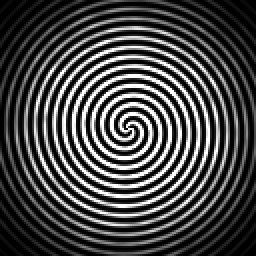
#> input picture data/targets/target_1.png, 128 x 128 px (shown 2 times larger)
$ python refine_phase.py
#> lines starting #> are read from the running program, lines starting #| are printed output that depends on the picture
### hdoe/targets.py
"""Объектные изображения (раздел 6 ТЗ).

Четыре контрастных объекта на тёмном фоне: 128×128 px, 8 бит, одноканальные,
PNG. Энергии выравниваются по п. 5.4.1. Если во входном каталоге уже лежат
готовые изображения — они читаются и приводятся к формату (п. 6.3).
"""
from __future__ import annotations

import os

import numpy as np
from PIL import Image

from . import config as C

NAMES = ("target_1.png", "target_2.png", "target_3.png", "target_4.png")

_TITLES = (
    "Спираль-2, плотная навивка + зерно",
    "Спираль-3, разворот 40°, зерно σ=2 px",
    "Спираль-3, разворот 80°, крупное зерно",
    "Спираль-3, разворот 120°, мелкое зерно",
)


def _canvas(x, y):
    pad = np.zeros((C.N, C.N), dtype=np.float64)
    return pad


def _disk(t, cx, cy, r, val=1.0, x=None, y=None):
    t[(x - cx) ** 2 + (y - cy) ** 2 <= r ** 2] = val
    return t


def _rect(t, cx, cy, w, h, val=1.0, x=None, y=None):
    t[(np.abs(x - cx) <= w / 2) & (np.abs(y - cy) <= h / 2)] = val
    return t


TARGET_BLUR_SIGMA = 0.0      # цели задаются уже полосно-ограниченными по построению


# --------------------------------------------------------------- семейство целей
# Объектные изображения — «непростые» (раздел 6 ТЗ и указание заказчика):
# не простые геометрические фигуры, а богатые зернистые (спекл-текстуры)
# интерференционные структуры. Все четыре цели принадлежат одному семейству
# спиральных фазово-модулированных текстур с зернистостью и различаются
# числом рукавов, шагом навивки, разворотом и статистикой зерна.
#
# Почему именно такое семейство (см. отчёт, раздел «Пределы достижимости»):
# одиночная фазовая маска на четырёх близких расстояниях переносит только
# полосно-ограниченный класс изображений. Численный эксперимент
# (experiments/texture_feasibility.py, experiments/sigma_sweep.py):
#   • резкие блочные/пиксельные структуры (мозаика, «платы», шахматки) —
#     PCC(GS) ≈ 0,25–0,33, потолок ≈ 0,45;
#   • гладкие фигуры с σ = 4 px (прежний набор) — PCC ≈ 0,58, потолок ≈ 0,70;
#   • спиральные текстуры с зерном (σ_z ≈ 2 px) — PCC ≈ 0,63–0,74, потолок 0,85+;
#   • белый шум / фрактал с σ = 1 px — PCC ≈ 0,25 (принципиально не восстановим).
# То есть «непростое» изображение обязано быть богатым по структуре, но
# полосно-ограниченным по спектру: именно таковы спиральные текстуры с
# зернистостью σ_z ≈ 2 px.


# [26 lines left out: functions _grain, textured_target, not called in this run]


_TARGET_SPECS = (
    dict(seed=701, rot=0.0, twist=4.8, arms=3),
    dict(seed=702, rot=40.0, twist=5.0, arms=3),
    dict(seed=703, rot=80.0, twist=5.2, arms=3, grain_sigma=2.6, grain_amp=0.45),
    dict(seed=704, rot=120.0, twist=5.4, arms=3, grain_sigma=1.6, grain_amp=0.38),
)


# [56 lines left out: functions make_targets, make_targets_simple, equalize_energy, not called in this run]


def to_u8(t: np.ndarray) -> np.ndarray:
    return np.clip(np.round(np.asarray(t) * 255.0), 0, 255).astype(np.uint8)


# [11 lines left out: function save_targets, not called in this run]


def load_targets(in_dir: str | None = None) -> np.ndarray:
    """Чтение целей; отсутствующие — генерируются. Возврат: float64 [4,N,N] в [0,1]."""
    in_dir = in_dir or C.PATHS.targets
    imgs = []
    for name in NAMES:
        p = os.path.join(in_dir, name)
        if os.path.exists(p):
            imgs.append(_load_as_L(p))
        else:
            imgs = None
            break
    if imgs is None:
        t = make_targets()
        save_targets(t, in_dir)
        return t
    return np.stack(imgs).astype(np.float64) / 255.0


def _load_as_L(path: str) -> np.ndarray:
    """П. 6.3: приведение к 128×128, режим 'L', без искажения пропорций."""
#> called with path = 'data/targets/target_1.png'
    im = Image.open(path)
#> im is the input picture: PIL image 128x128 L; min 0, max 255, mean 70.9
    if im.mode != "L":
        im = im.convert("L")
    if im.size != (C.N, C.N):
        s = min(C.N / im.size[0], C.N / im.size[1])
        new = (max(1, int(round(im.size[0] * s))), max(1, int(round(im.size[1] * s))))
        im = im.resize(new, Image.LANCZOS)
        canvas = Image.new("L", (C.N, C.N), 0)
        canvas.paste(im, ((C.N - new[0]) // 2, (C.N - new[1]) // 2))
        im = canvas
    return np.asarray(im, dtype=np.uint8)


def load_png_as_float(path: str) -> np.ndarray:
    """Изображение → float64 [0,1]."""
    return np.asarray(Image.open(path).convert("L"), dtype=np.float64) / 255.0


def titles() -> tuple[str, ...]:
    return _TITLES


# [6 lines left out: function main, not called in this run]


# [2 lines that do not run on import are left out]

### hdoe/config.py
"""Физические и вычислительные параметры комплекса (ТЗ, разделы 4 и приложение Б).

Все величины — в СИ (метры, радианы, пиксели), кроме явно помеченных ``_mm``.
Модуль не зависит от Torch: используется и в build-скриптах, и в отчёте.
"""
from __future__ import annotations

import os
from dataclasses import dataclass, field

import numpy as np

# ---------------------------------------------------------------- 4.7, 2.8 --
LAM: float = 532e-9                 # длина волны, м
DX: float = 10e-6                   # шаг пиксела ПВМС, м
N: int = 128                        # размер маски / изображений, px
ZS_MM: tuple[float, float, float, float] = (24.1, 25.3, 26.5, 27.7)
ZS: tuple[float, ...] = tuple(z * 1e-3 for z in ZS_MM)
N_PLANES: int = len(ZS)

K: float = 2.0 * np.pi / LAM                       # 1.18105e7 1/м
Z_CRIT: float = N * DX ** 2 / LAM                  # 24.0602 мм
QSTEP: float = 2.0 * np.pi / 255.0                 # шаг квантования 8 бит, рад
QSTEP_SIGMA: float = QSTEP / np.sqrt(12.0)         # 0.00711 рад

# параметры зоны дашборда (п. 12.4 A1, приложение Б)
ZSTACK_Z0: float = 23.0e-3
ZSTACK_Z1: float = 28.6e-3
ZSTACK_STEP: float = 0.02e-3

# SSIM (п. 5.4.3, В3)
SSIM_WIN: int = 11
SSIM_SIGMA: float = 1.5
SSIM_C1: float = 0.01 ** 2
SSIM_C2: float = 0.03 ** 2

# воспроизводимость
SEED: int = 2026

# прочее
PAGE_MM = tuple(N * (LAM * z / (N * DX)) * 1e3 for z in ZS)   # физический размер страницы, мм


def out_pixel(z: float) -> float:
    """Шаг выходной сетки Δx' = λz/(NΔx), м."""
    return LAM * z / (N * DX)


OUT_DX = tuple(out_pixel(z) for z in ZS)
SCALE_S = tuple(dx / DX for dx in OUT_DX)          # s_i = Δx'_i/Δx


# [5 lines left out: function chirp_fringe_fraction, not called in this run]


def z_margin(z: float) -> float:
    """Запас до границы применимости одно-БПФ-схемы, доли единицы."""
    return z / Z_CRIT - 1.0


# [4 lines left out: function zgrid, not called in this run]


@dataclass(frozen=True)
class Paths:
    """Раскладка каталогов проекта."""
    root: str = field(default_factory=lambda: os.path.dirname(os.path.dirname(os.path.abspath(__file__))))

    @property
    def targets(self) -> str:
        return os.path.join(self.root, "data", "targets")

    @property
    def out(self) -> str:
        return os.path.join(self.root, "outputs")

    @property
    def ckpt(self) -> str:
        return os.path.join(self.root, "outputs", "checkpoints")

    @property
    def figures(self) -> str:
        return os.path.join(self.root, "figures")

    @property
    def dashboard(self) -> str:
        return os.path.join(self.root, "dashboard")

    # [5 lines left out: function ensure, not called in this run]


PATHS = Paths()

# человекочитаемые подписи
PLANE_LABELS = [f"z{i + 1} = {z:.1f} мм" for i, z in enumerate(ZS_MM)]


# [30 lines left out: functions control_table, summary, not called in this run]

### hdoe/physics.py
"""Пропагатор: дифракция Френеля, одно-БПФ-схема (ТЗ, п. 4.3, приложение А).

Порядок операций строго по п. 4.3.3:
    1) входная сетка x_m = (m - N/2)Δx
    2) Q_in = exp(iπ(x²+y²)/(λz))
    3) G = U₀·Q_in
    4) F = fftshift(fft2(ifftshift(G)))
    5) Δx' = λz/(NΔx)
    6) U_z = e^{ikz}/(iλz)·Δx²·exp(iπ(x'²+y'²)/(λz))·F
    7) I_z = |U_z|²

Каскадная пропагация запрещена (п. 4.3.5): каждое z считается от маски.
"""
from __future__ import annotations

import warnings

import cmath
import math

import torch

from . import config as C


# --------------------------------------------------------------------------- сетки
def _index(n: int = C.N, device=None, dtype=torch.float64) -> torch.Tensor:
    return torch.arange(n, device=device, dtype=dtype) - n // 2


# [9 lines left out: function _grid, not called in this run]


class _ChirpCache:
    """Кэш квадратичных множителей: они не зависят от батча и от фазы."""

    def __init__(self) -> None:
        self._d: dict = {}

    # [19 lines left out: function get, not called in this run]

    def clear(self) -> None:
        self._d.clear()


_CHIRP = _ChirpCache()


def _as_complex_dtype(t: torch.Tensor) -> torch.dtype:
    return torch.complex64 if t.dtype in (torch.float16, torch.float32) else torch.complex128


# [97 lines left out: functions _check_z, propagate_complex, _fast_chirps, propagate_fast, forward_model, forward_and_grad, not called in this run]


def propagate(phi: torch.Tensor, z: float, n: int | None = None) -> torch.Tensor:
    """Интенсивность на расстоянии z: |U_z|². Форма входа и выхода совпадает."""
    return propagate_complex(phi, z, n=n).abs() ** 2


# [114 lines left out: functions propagate_adj, propagate_np, angular_spectrum, propagate_any, fresnel_two_step, encode8bit, not called in this run]


def decode8bit(v):
    """Код → фаза (п. 4.6.2)."""
    import numpy as np
    if isinstance(v, torch.Tensor):
        return -torch.pi + v.float() * (2 * torch.pi / 255.0)
    return -np.pi + np.asarray(v, dtype=np.float32) * (2 * np.pi / 255.0)


# [30 lines left out: functions quantize, phase_tv, normalize01, to_u8, not called in this run]

### scripts/refine_phase.py
"""Доводка фазы под физическую модель (ТЗ, п. 5.6.2) — отдельный запуск.

Запуск:
    python scripts/refine_phase.py --init nn+gs --steps 300 --lr 2e-2

Скрипт берёт маску сети (outputs/DOE.png, уже квантованную), маску GS
(outputs/DOE_gs.png, при отсутствии — считает) и уточняет фазу прямой
оптимизацией физического лосса (hdoe.refine). Лучшее приближение
сохраняется как outputs/DOE_refined.png и подхватывается evaluate.py
через --ckpt-refined / отчёт.
"""
from __future__ import annotations

import argparse
import json
import os
import sys
import time

import numpy as np
import torch

import _path  # noqa: F401
from hdoe import config as C
from hdoe import gs as G
from hdoe import physics as P
from hdoe import refine as R
from hdoe import targets as T

torch.set_num_threads(2)


def load_png_phase(path):
#> called with path = 'outputs/DOE.png'
    from PIL import Image
    if not os.path.exists(path):
        return None
    return np.asarray(Image.open(path).convert("L"), dtype=np.uint8)
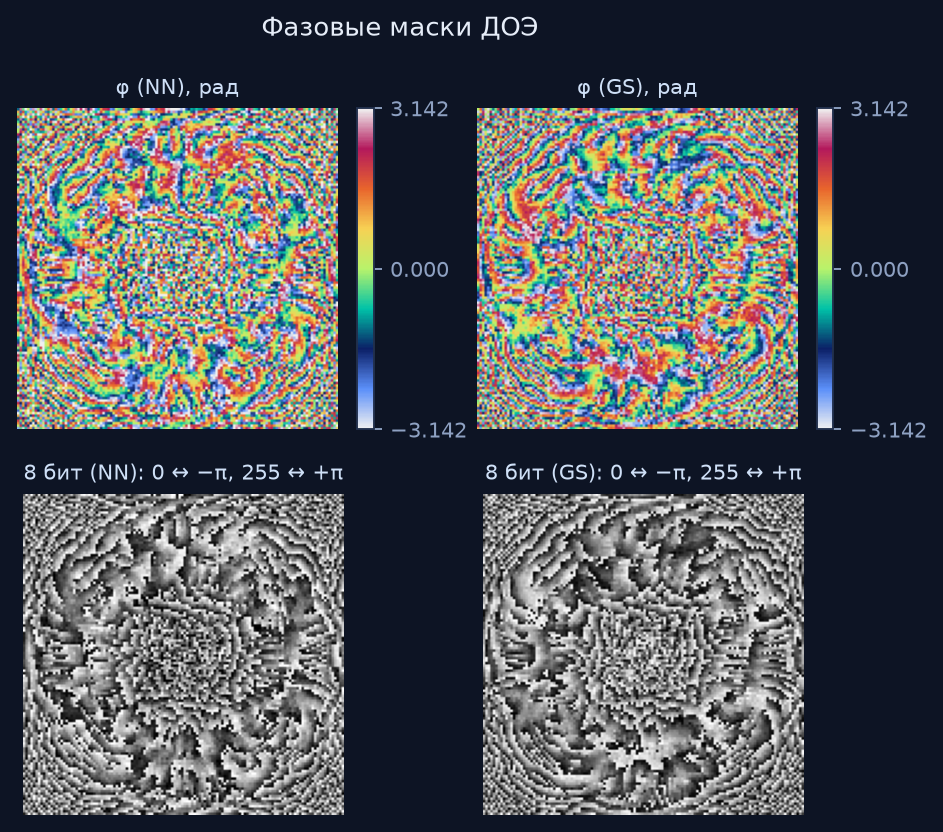
#> input picture figures/doe.png, 943 x 832 px, found by its file name
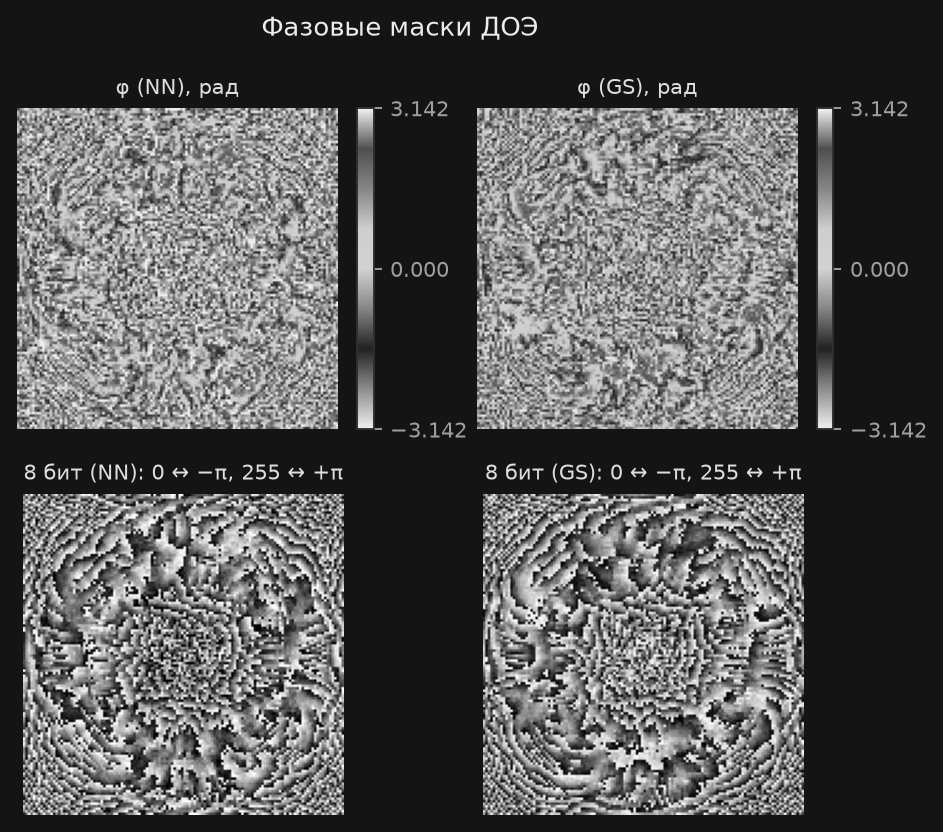
#> returned value: shape (832, 943); min 0, max 255, mean 85


def save_png_phase(path, phi):
    from PIL import Image
    v = np.squeeze(np.asarray(P.encode8bit(torch.as_tensor(np.asarray(phi, dtype=np.float32)))))
    Image.fromarray(v.astype(np.uint8), mode="L").save(path)


def score(phi, targets):
    v = np.squeeze(np.asarray(P.encode8bit(torch.as_tensor(np.asarray(phi, dtype=np.float32)))))
    phi_q = P.decode8bit(v)
    from hdoe import gs as G2
    s = G2._score(torch.as_tensor(phi_q)[None, None],
                  torch.as_tensor(targets, dtype=torch.float64), C.ZS)
    return float(s)


def main() -> int:
    ap = argparse.ArgumentParser()
    ap.add_argument("--steps", type=int, default=300)
    ap.add_argument("--lr", type=float, default=2e-2)
    ap.add_argument("--out", default=None)
    args = ap.parse_args()
    out_dir = args.out or C.PATHS.out
    targets = T.load_targets()

    v_nn = load_png_phase(os.path.join(out_dir, "DOE.png"))
    if v_nn is None:
        print("нет outputs/DOE.png — сначала запустите scripts/evaluate.py")
        return 2
    v_gs = load_png_phase(os.path.join(out_dir, "DOE_gs.png"))
#> call 2 of load_png_phase, with path = 'outputs/DOE_gs.png'
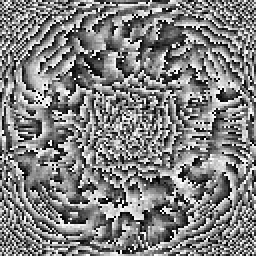
#> input picture outputs/DOE_gs.png, 128 x 128 px (shown 2 times larger)
#> in load_png_phase, returned value is the input picture: shape (128, 128); min 0, max 255, mean 128.3
    phi_nn = P.decode8bit(v_nn)
    if v_gs is None:
        print("маска GS не найдена — считаю GS (200 кругов × 3 перезапуска)…")
        res = G.gs_solve(targets, iters=200, restarts=3, seed=C.SEED, verbose=True)
        phi_gs = res["phi"][0, 0].numpy()
        save_png_phase(os.path.join(out_dir, "DOE_gs.png"), phi_gs)
    else:
        phi_gs = P.decode8bit(v_gs)

    cands = [("nn", phi_nn), ("gs", phi_gs), ("blend", R.blend_phases(phi_nn, phi_gs, 0.5))]
    rows = []
    best = None
    for name, init in cands:
        t0 = time.time()
        out = R.refine_phase(targets, init, steps=args.steps, lr=args.lr, verbose=False)
        ph = out["phi"].numpy()
        sc = score(ph, targets)
        rows.append(dict(init=name, score=sc, elapsed=time.time() - t0))
        print(f"  старт {name}: прокси PCC {sc:.4f} ({time.time() - t0:.0f} с)", flush=True)
        if best is None or sc > best[0]:
            best = (sc, name, ph)
    save_png_phase(os.path.join(out_dir, "DOE_refined.png"), best[2])
    json.dump(dict(best_init=best[1], best_score=best[0], steps=args.steps, lr=args.lr,
                   candidates=rows, seed=C.SEED),
              open(os.path.join(out_dir, "refine.json"), "w", encoding="utf-8"), indent=1)
    print(f"лучший старт: {best[1]} (PCC-прокси {best[0]:.4f}) → outputs/DOE_refined.png")
    return 0


if __name__ == "__main__":
#> (the run stopped early here; a loop or call above may not have finished)
